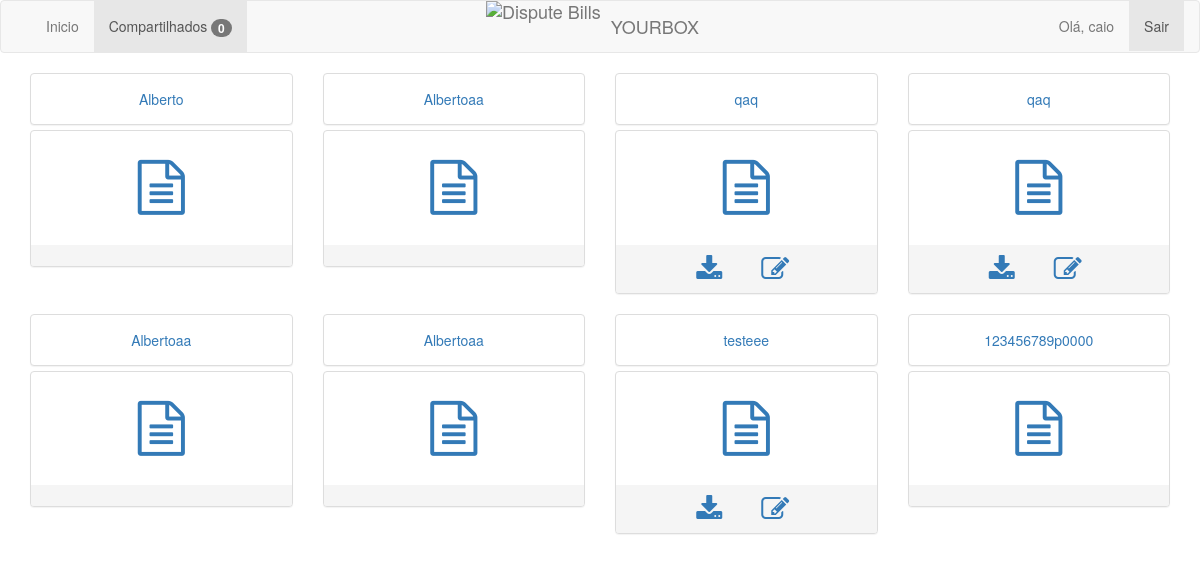
The app's page /notificacoes (signed in) with its own data.
### app/models.py (models this page shows, shortened)
class Usuario(models.Model):
    nome = models.CharField(max_length=10)
    email = models.EmailField()
    senha = models.CharField(max_length=20)
    pastas = models.ManyToManyField(Pasta, blank=True)
    arquivos = models.ManyToManyField(Arquivo, blank=True)
    criado_em = models.DateTimeField(auto_now_add=True)
    editado_em = models.DateTimeField(auto_now=True)

class Compartilhado(models.Model):
    usuario = models.ForeignKey(Usuario)
    status = models.BooleanField(default=False)
    arquivo = models.ForeignKey(Arquivo)
    habilitado = models.BooleanField(default=False)

class Arquivo(models.Model):
    nome = models.CharField(max_length=10)
    arquivo = models.FileField()
    pasta = models.ForeignKey(Pasta, blank=True, null=True)
    tipo = models.CharField(max_length=50, choices=TIPOS)
    status = models.BooleanField(default=True)
    criado_em = models.DateTimeField(auto_now_add=True)
    editado_em = models.DateTimeField(auto_now=True)

### app/views.py (the view)
# urls.py: url(r'^notificacoes', views.notificacoes, name='notificacoes'),
def notificacoes(request):
    usuario = Usuario.objects.get(email=request.session['email'])
    compartilhados = Compartilhado.objects.filter(usuario=usuario, status=False)
    for comp in compartilhados:
        comp.status = True
        comp.save()
    return render_to_response('notificacoes.html', {'usuario': usuario,
                                                    'usuarios': Usuario.objects.all(),
                                                    'compartilhados': compartilhados,
                                                    'compartilhados_cmg': Compartilhado.objects.filter(usuario=usuario)},
                              context_instance=RequestContext(request))

### app/templates/notificacoes.html (shortened to what this page needs)
{% extends 'base.html' %}
{% block content %}
    <div class='row'>
        {% for comp in compartilhados_cmg %}
            <div class='col-xs-6 col-sm-4 col-md-3'>
                <div class="panel-group">
                    <div class="panel panel-default">
                        <div class="panel-body text-center">
                            <a href='/arquivo_compartilhado/{{ comp.arquivo.id }}'>{{ comp.arquivo.nome }}</a>
                        </div>
                    </div>
                    <div class="panel panel-default">
                        <div class="panel-body text-center">
                            <label style='font-size:55px;'><a href='/arquivo_compartilhado/{{ comp.arquivo.id }}'><span
                                    class='fa fa-1x fa-file-text-o'></span></a></label>
                        </div>
                        <div class="panel-footer">
                            <div class='row'>
                                <div class='col-xs-3 col-xs-offset-3'>
                                    {% if comp.habilitado %}
                                        <a href='/media/{{ comp.arquivo.arquivo }}'
                                           download='/media/{{ comp.arquivo.arquivo }}'><span
                                                class='fa fa-2x fa-download'></span></a>
                                    {% endif %}
                                </div>
                                <div class='col-xs-3'>
                                    {% if comp.habilitado %}
                                        <a href='/edit-arquivo-compartilhado/{{ comp.arquivo.id }}'><span class='fa fa-2x fa-edit'></span></a>
                                    {% endif %}
                                </div>
                            </div>
                        </div>
                    </div>
                </div>
            </div>
        {% empty %}
            <hr/>
            <h3 class="text-center"> Não existem arquivos compartilhados com você!</h3>
            <hr/>
        {% endfor %}
    </div>
{% endblock %}

### app/templates/menu.html (shortened to what this page needs)
<nav class="navbar navbar-default">
    <div class="container-fluid">
        <div class="brand-centered">
            <a class="navbar-brand" href="/"><img style="margin-right: 10px; padding: 0;"
                                                  src="http://res.cloudinary.com/disputebills/image/upload/v1462474206/blue-mark_cnzgry.png"
                                                  alt="Dispute Bills">YOURBOX
            </a>
        </div>
        <div id="navbar9" class="navbar-collapse collapse">
            <ul class="nav navbar-nav navbar-left">
                <li id="inicio"><a href="/">Inicio</a></li>
                <li id="notificacoes"><a href="/notificacoes">Compartilhados <span class="badge">{{ compartilhados|length }}</span></a>
                </li>
            </ul>
            <ul class="nav navbar-nav navbar-right">
                <li><a href="#">Olá, {{ usuario.nome }}</a> </li>
                <li class="active"><a href="/logout">Sair</a></li>
            </ul>
        </div>
    </div>
</nav>

### app/templates/base.html (style rules this page uses)
.navbar-brand { padding: 0px; }
.navbar-brand > img { height: 100%; padding: 15px; width: auto; }
.brand-centered { display: flex; justify-content: center; position: absolute; width: 100%; left: 0; top: 0; }
.brand-centered .navbar-brand { display: flex; align-items: center; }

### records on screen
Usuario: nome "caio"
Compartilhado: arquivo.nome "Alberto"
Compartilhado: arquivo.nome "Albertoaa"
Compartilhado: arquivo.nome "qaq"
Compartilhado: arquivo.nome "qaq"
Compartilhado: arquivo.nome "Albertoaa"
Compartilhado: arquivo.nome "Albertoaa"
Compartilhado: arquivo.nome "testeee"
Compartilhado: arquivo.nome "123456789p0000"

### other values on screen
{{ compartilhados|length }} "0"
